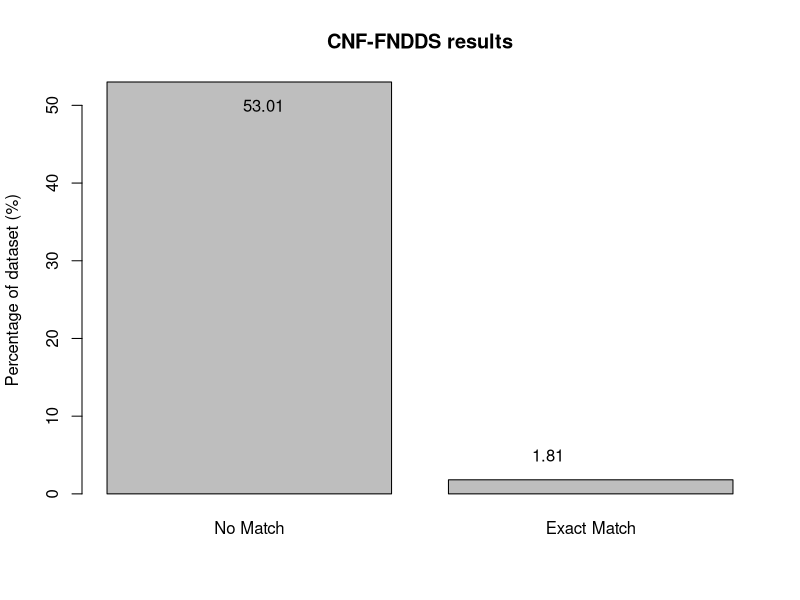

Source code (R):
match_file <- read.csv(file="Data/CNF-FNDDS.matches.csv", head=TRUE, sep=",")

exact_match <- 0
no_match <- 0

get_raw_number <- function(str) {
  str = strsplit(str, ";")
  str = str[[1]][1]
  str = strsplit(str, "match")
  str = str[[1]][1]
  str = strsplit(str, "\\(")
  str = str[[1]][length(str[[1]])]
  str = strsplit(str, "%")
  str = str[[1]][1]
  if (is.na(str)) str = 0
  return(as.numeric(str))
}

for (match in match_file$US.Matches) {
  match = get_raw_number(match)
  
  if(match > 95) {
    exact_match = exact_match + 1
  } else if(match == 0) {
    no_match = no_match + 1
  }
}

no_match = no_match/nrow(match_file)*100
exact_match = exact_match/nrow(match_file)*100

H <- c(no_match, exact_match)
names <- c("No Match", "Exact Match")


barplot(H, ylab = "Percentage of dataset (%)", names.arg=names , main="CNF-FNDDS results")
text(.75, 50, round(no_match, 2))
text(1.75, 5, round(exact_match, 2))



